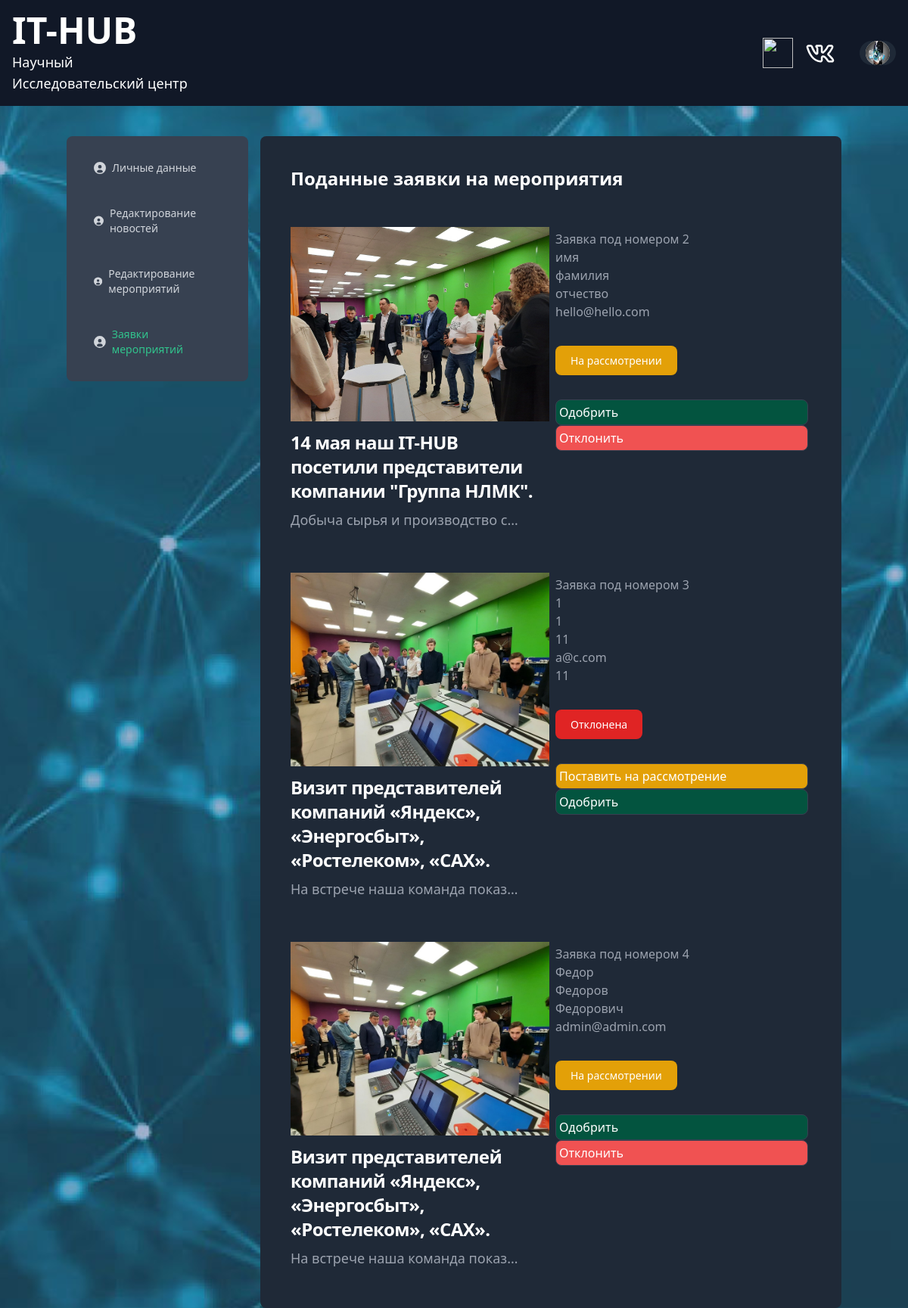
/activities/staff/list_requests_activities_staff/ (signed in), run on the app's committed database.
### activities/models.py (models this page shows, shortened)
class ParticipationActivities(CreatedUpdatedModel):
    first_name = models.CharField("Имя", max_length=100 )
    surname = models.CharField("Фамилия", max_length=100)
    last_name = models.CharField("Отчество", max_length=100)
    email = models.EmailField(max_length = 255, verbose_name = 'Емайл')
    activity = models.ForeignKey(
        Activities, verbose_name='Мероприятие',
        on_delete=models.CASCADE,
        related_name='participation_activities')
    created_by = models.ForeignKey(
        User, verbose_name='Участник',
        on_delete=models.CASCADE,
        related_name='participation_activities')
    education_entity = models.CharField('Образовательное учреждение',
                                        max_length=150,
                                        blank=True,
                                        null=True)
    status = models.CharField(
        max_length=3,
        choices=StatusParticipation.choices,
        default=StatusParticipation.UNKNOWN,
    )
    class Meta:
        verbose_name = 'Участие в мероприятии'
        verbose_name_plural = 'Участие в мероприятиях'
        constraints = [
            UniqueConstraint(
                fields=['activity', 'created_by'], name='unique_participation'),
        ]

class Activities(CreatedUpdatedModel):
    title = models.CharField('Название', max_length=150)
    anons = models.CharField('Анонс', max_length=150)
    full_text = models.TextField('Полный текст')
    datetime_pub = models.DateTimeField('Дата Мероприятия')
    views = models.IntegerField('Просмотры', default=0)
    image = models.ImageField(
        'Изображение', upload_to='activities/', blank=True
    )
    author = models.ForeignKey(
        User,
        on_delete=models.CASCADE,
        related_name='activities',
        verbose_name='Автор'
    )
    class Meta:
        verbose_name = 'Мероприятие'
        verbose_name_plural = 'Мероприятия'

### activities/views.py (the view)
# urls.py: path('list_requests_activities_staff/', views.list_requests_activities_staff, name='list_requests_activities_staff'),
@staff_member_required
def list_requests_activities_staff(request):
    requests_activities = ParticipationActivities.objects.all()
    q = request.GET.get('q')
    human_value_q = dict(StatusParticipation.choices).get(q)
    if human_value_q:
        requests_activities = requests_activities.filter(status=q)
    context = {
        'form': ChangeStatusParticipationActivitiesForm(),
        'requests_activities': requests_activities,
        'human_value_q': human_value_q
    }
    return render(request, 'staff/activities/list_requests.html', context)

### templates/staff/activities/list_requests.html (shortened to what this page needs)
{% extends "_base_profile.html" %}
{% load i18n %}
{% load thumbnail %}
{% load static %}
{% load user_filters %}
{% block content %}
    <div class="max-w-5xl mx-auto">
        <div class="grid grid-cols-12 mt-10">
            {% include 'staff/accounts/staff_sidebar.html' %}
            <div class="p-10  text-medium text-gray-400 bg-gray-800 rounded-lg  col-span-9 ">
                <div class="flex flex-row">
                    <h3 class="text-2xl font-bold text-white mb-2">Поданные заявки на мероприятия
                    </h3>
                </div>
                <div class="grid grid-cols-2 gap-1 ">
                    {% for request_received in requests_activities %}
                        {% with request_received.activity as activities_obj %}
                            <div class="max-w-sm pt-10 ">
                                {% thumbnail activities_obj.image "304x171" crop="center" as im %}
                                    <img src="{{ im.url }}" width="{{ im.width }}" height="{{ im.height }}" alt="">
                                {% empty %}
                                    {% with 'http://'|add:request.get_host|add:STATIC_URL|add:'images/intelect-image.jpg' as path %}
                                        {% thumbnail path "304x171" crop="center" as im %}
                                            <img src="{{ im.url }}" width="{{ im.width }}" height="{{ im.height }}">
                                        {% endthumbnail %}
                                    {% endwith %}
                                {% endthumbnail %}
                                <div class="pt-3">
                                    <h5 class="mb-2 text-2xl font-bold tracking-tight text-gray-900 dark:text-white">
                                        {{ activities_obj.title }}</h5>
                                    <p class="mb-3 text-lg font-normal text-gray-700 dark:text-gray-400">{{ activities_obj.full_text|truncatechars:30 }}</p>
                                </div>
                            </div>
                            <div class="max-w-sm pt-10 ">
                                <div class="p-1 flex-col flex">
                                    {% if request_received.id %}
                                        <span>Заявка под номером {{ request_received.id }} </span>
                                    {% endif %}
                                    {% if request_received.first_name %}
                                        <span>{{ request_received.first_name }} </span>
                                    {% endif %}
                                    {% if request_received.surname %}
                                        <span>{{ request_received.surname }} </span>
                                    {% endif %}
                                    {% if request_received.last_name %}
                                        <span>{{ request_received.last_name }} </span>
                                    {% endif %}
                                    {% if request_received.email %}
                                        <span>{{ request_received.email }} </span>
                                    {% endif %}
                                    {% if request_received.education_entity %}
                                        <span>{{ request_received.education_entity }} </span>
                                    {% endif %}
                                    <div class="mt-10">
                                        <form method="POST"
                                              action="{% url 'activities:change_status_activities_staff' request_received.pk %}">
                                            {% if request_received.status == 'UNK' %}
                                                <span class="focus:outline-none text-white bg-yellow-100 hover:bg-yellow-800 focus:ring-4 focus:ring-yellow-300 font-medium rounded-lg text-sm px-5 py-2.5 me-2 mb-2 dark:bg-yellow-400 dark:hover:bg-yellow-300 dark:focus:ring-yellow-200">{{ request_received.get_status_display }}</span>
                                            {% elif request_received.status == 'UNA' %}
                                                <span class="focus:outline-none text-white bg-red-700 hover:bg-red-800 focus:ring-4 focus:ring-red-300 font-medium rounded-lg text-sm px-5 py-2.5 me-2 mb-2 dark:bg-red-600 dark:hover:bg-red-700 dark:focus:ring-red-800">{{ request_received.get_status_display }}</span>
                                            {% elif request_received.status == 'ACC' %}
                                                <span class="focus:outline-none text-white bg-green-700 hover:bg-green-800 focus:ring-4 focus:ring-green-300 font-medium rounded-lg text-sm px-5 py-2.5 me-2 mb-2 dark:bg-green-600 dark:hover:bg-green-700 dark:focus:ring-green-800">{{ request_received.get_status_display }}</span>
                                            {% endif %}
                                            <div class="mt-10">
                                                {% for choice in form.status.field.choices %}
                                                    {% if request_received.status == 'UNK' and  choice.0 == 'UNK' %}
                                                    {% elif request_received.status == 'UNA' and   choice.0 == 'UNA' %}
                                                    {% elif request_received.status == 'ACC' and  choice.0 == 'ACC' %}
                                                    {% else %}
                                                        {% if choice.0 == 'UNK' %}
                                                            <label for='{{ form.status.auto_id }}_{{ request_received.pk }}_{{ forloop.counter0 }}'
                                                                   class="inline-flex items-center justify-between w-full p-1 text-gray-500 bg-white border border-gray-200 rounded-lg cursor-pointer dark:hover:text-gray-300 dark:border-gray-700 dark:peer-checked:text-blue-500 peer-checked:border-blue-600 peer-checked:text-blue-600 hover:text-gray-600 hover:bg-gray-100 dark:text-white dark:bg-yellow-400 dark:hover:bg-gray-700">
                                                                Поставить
                                                                на рассмотрение
                                                            </label>
                                                        {% elif choice.0 == 'UNA' %}
                                                            <label for='{{ form.status.auto_id }}_{{ request_received.pk }}_{{ forloop.counter0 }}'
                                                                   class="inline-flex items-center justify-between w-full p-1 text-gray-500 bg-white border border-gray-200 rounded-lg cursor-pointer dark:hover:text-gray-300 dark:border-gray-700 dark:peer-checked:text-blue-500 peer-checked:border-blue-600 peer-checked:text-blue-600 hover:text-gray-600 hover:bg-gray-100 dark:text-white dark:bg-red-500 dark:hover:bg-gray-700">
                                                                Отклонить
                                                            </label>
                                                        {% elif choice.0 == 'ACC' %}
                                                            <label for='{{ form.status.auto_id }}_{{ request_received.pk }}_{{ forloop.counter0 }}'
                                                                   class="inline-flex items-center justify-between w-full p-1 text-gray-500 bg-white border border-gray-200 rounded-lg cursor-pointer dark:hover:text-gray-300 dark:border-gray-700 dark:peer-checked:text-blue-500 peer-checked:border-blue-600 peer-checked:text-blue-600 hover:text-gray-600 hover:bg-gray-100 dark:text-white dark:bg-green-800 dark:hover:bg-gray-700">
                                                                Одобрить
                                                            </label>
                                                        {% endif %}
                                                    {% endif %}
                                                {% endfor %}
                                            </div>
                                        </form>
                                    </div>
                                </div>
                            </div>
                        {% endwith %}
                    {% endfor %}
                </div>
            </div>
        </div>
    </div>
{% endblock %}

### data on the page
ParticipationActivities: shows a picture, activity "14 мая наш IT-HUB посетили представители компании \"Группа НЛМК\".", activity.full_text "Добыча сырья и производство с…", id "2", first_name "имя", surname "фамилия", last_name "отчество", email "hello@hello.com", status "На рассмотрении"
ParticipationActivities: activity "Визит представителей компаний «Яндекс», «Энергосбыт», «Ростелеком», «САХ».", activity.full_text "На встрече наша команда показ…", id "3", first_name "1", surname "1", last_name "11", email "a@c.com", education_entity "11", status "Отклонена"
ParticipationActivities: activity "Визит представителей компаний «Яндекс», «Энергосбыт», «Ростелеком», «САХ».", activity.full_text "На встрече наша команда показ…", id "4", first_name "Федор", surname "Федоров", last_name "Федорович", email "admin@admin.com", status "На рассмотрении"
